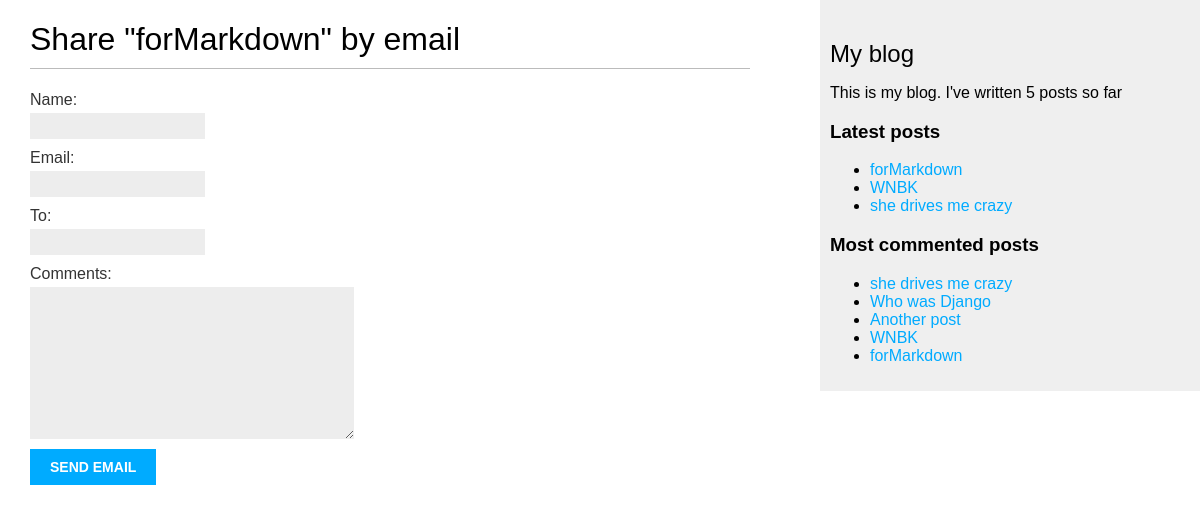
/blog/8/share/, run on the app's committed database.
### blog/models.py (models this page shows, shortened)
class Post(models.Model):
    STATUS_CHOICES = (('draft', 'Draft'),('published', 'Published'))
    title = models.CharField(max_length=250)
    slug = models.SlugField(max_length=250, unique_for_date='publish')
    author = models.ForeignKey(User, on_delete=models.CASCADE, related_name='blog_posts')
    body = models.TextField()
    publish = models.DateTimeField(default=timezone.now)
    created = models.DateTimeField(auto_now_add=True)
    updated = models.DateTimeField(auto_now=True)
    status = models.CharField(max_length=10, choices=STATUS_CHOICES, default='draft')
    objects = models.Manager()   # 默认的管理器
    published = PublishedManager()   # 系统自带的管理器
    tags = TaggableManager()
    class Meta:
        ordering = ('-publish',)
    def get_absolute_url(self):
        return reverse('blog:post_detail', args=[self.publish.year, self.publish.month,self.publish.day,self.slug])

### blog/views.py (the view)
# urls.py: path('<int:post_id>/share/', views.post_share, name='post_share'),
def post_share(request, post_id):
    post = get_object_or_404(Post, id=post_id, status = 'published')
    sent =False
    if request.method == "POST":
        form = EmailPostForm(request.POST)
        if form.is_valid():
            cd = form.cleaned_data
            post_url = request.build_absolute_uri(post.get_absolute_url())
            subject = '{}({}) recommends you reading "{}"'.format(cd['name'], cd['email'], post.title)
            message = 'Read "{}" at {}\n\n{}\'s comments:{}'.format(post.title, post_url, cd['name'], cd['comments'])
            send_mail(subject, message,'zhudu1989@gmail.com', [cd['to']])
            sent = True
    else:
        form = EmailPostForm()
    return render(request, 'blog/post/share.html',{'post': post, 'form': form, 'sent':sent})

### blog/forms.py
class EmailPostForm(forms.Form):
    name = forms.CharField(max_length=125)
    email = forms.EmailField()
    to = forms.EmailField()
    comments = forms.CharField(required=False, widget=forms.Textarea)

### blog/models.py (called while the page is built)
    def get_queryset(self):
        return super(PublishedManager, self).get_queryset().filter(status='published')

### blog/templatetags/blog_tags.py (called while the page is built)
@register.simple_tag
def total_posts():
    return Post.published.count()

@register.inclusion_tag('blog/post/latest_posts.html')
def show_latest_posts(count=5):
    latest_posts = Post.published.order_by('-publish')[:count]
    return {'latest_posts': latest_posts}

@register.simple_tag
def get_most_commented_post(count=5):
    return Post.published.annotate(total_comments=Count('comments')).order_by('-total_comments')[:count]

### blog/templates/blog/post/share.html (shortened to what this page needs)
{% extends "blog/base.html" %}
{% block content %}
    {% if sent %}
        <h1>Email successfully sent</h1>
        <p>
            "{{ post.title }} " was successfully sent to {{ form.cleaned_data.to }}
        </p>
    {% else %}
        <h1>Share "{{ post.title }}" by email</h1>
        <form action="." method="post">
            {{ form.as_p }}
                <input type="submit" value="send email">
        </form>
    {% endif %}
{% endblock %}

### blog/templates/blog/base.html (shortened to what this page needs)
{% load static %}
{% load blog_tags %}
<!doctype html>
<html lang="en">
<head>
    <link rel="stylesheet" href="{% static 'css/blog.css' %}">
</head>
<body>
    <div id="content">
        {% block content %}
        {% endblock %}
    </div>
    <div id="sidebar">
        <h2>My blog</h2>
            <p>This is my blog. I've written {% total_posts %} posts so far</p>
            <h3>Latest posts</h3>
            {% show_latest_posts 3 %}
        <h3>Most commented posts</h3>
        {% get_most_commented_post as most_commented_posts %}
        <ul>
            {% for post in most_commented_posts %}
            <li>
                <a href="{{ post.get_absolute_url }}">{{ post.title }}</a>
            </li>
            {% endfor %}
        </ul>
    </div>
</body>
</html>

### blog/templates/blog/post/latest_posts.html
<ul>
    {% for post in latest_posts %}
            <li>
                <a href="{{ post.get_absolute_url }}">{{ post.title }}</a>
            </li>
    {% endfor %}
</ul>

### blog/static/css/blog.css (style rules this page uses)
body { margin:0; padding:0; font-family:helvetica, sans-serif; }
a { color:#00abff; text-decoration:none; }
h1 { font-weight:normal; border-bottom:1px solid #bbb; padding:0 0 10px 0; }
h2 { font-weight:normal; margin:30px 0 0; }
#content { float:left; width:60%; padding:0 0 0 30px; }
#sidebar { float:right; width:30%; padding:10px; background:#efefef; height:100%; }
label { float:left; clear:both; color:#333; margin-bottom:4px; }
input, textarea { clear:both; float:left; margin:0 0 10px; background:#ededed; border:0; padding:6px 10px; font-size:12px; }
input[type=submit] { font-weight:bold; background:#00abff; color:#fff; padding:10px 20px; font-size:14px; text-transform:uppercase; }

### data on the page
Post: title "forMarkdown"
Post: title "WNBK"
Post: title "she drives me crazy"
Post: title "Who was Django"
Post: title "Another post"
